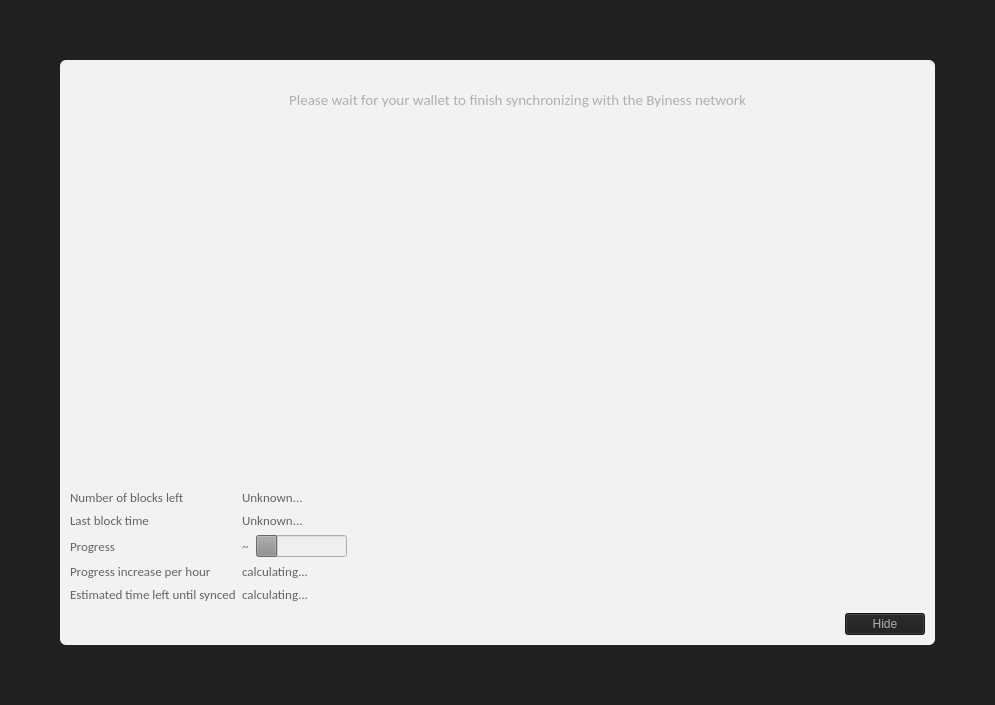
<?xml version="1.0" encoding="UTF-8"?>
<ui version="4.0">
 <class>ModalOverlay</class>
 <widget class="ModalOverlay" name="ModalOverlay">
  <property name="geometry">
   <rect>
    <x>0</x>
    <y>0</y>
    <width>995</width>
    <height>705</height>
   </rect>
  </property>
  <property name="windowTitle">
   <string>Form</string>
  </property>
  <layout class="QVBoxLayout" name="verticalLayout" stretch="0">
   <property name="sizeConstraint">
    <enum>QLayout::SetDefaultConstraint</enum>
   </property>
   <property name="leftMargin">
    <number>0</number>
   </property>
   <property name="topMargin">
    <number>0</number>
   </property>
   <property name="rightMargin">
    <number>0</number>
   </property>
   <property name="bottomMargin">
    <number>0</number>
   </property>
   <item>
    <widget class="QWidget" name="bgWidget" native="true">
     <property name="styleSheet">
      <string notr="true">#bgWidget { background: rgba(0,0,0,220); }</string>
     </property>
     <layout class="QVBoxLayout" name="verticalLayoutMain" stretch="1">
      <property name="leftMargin">
       <number>60</number>
      </property>
      <property name="topMargin">
       <number>60</number>
      </property>
      <property name="rightMargin">
       <number>60</number>
      </property>
      <property name="bottomMargin">
       <number>60</number>
      </property>
      <item>
       <widget class="QLabel" name="contentWidget">
        <property name="styleSheet">
         <string notr="true">#contentWidget { background: rgba(255,255,255,240); border-radius: 6px; }

QLabel { color: rgb(40,40,40);  }</string>
        </property>
        <property name="pixmap">
         <pixmap resource="../bitcoin.qrc">:/icons/modal_background</pixmap>
        </property>
        <property name="scaledContents">
         <bool>true</bool>
        </property>
        <property name="wordWrap">
         <bool>true</bool>
        </property>
        <layout class="QVBoxLayout" name="verticalLayoutSub" stretch="1,0,0,0">
         <property name="spacing">
          <number>0</number>
         </property>
         <property name="leftMargin">
          <number>10</number>
         </property>
         <property name="topMargin">
          <number>10</number>
         </property>
         <property name="rightMargin">
          <number>10</number>
         </property>
         <property name="bottomMargin">
          <number>10</number>
         </property>
         <item>
          <layout class="QHBoxLayout" name="horizontalLayoutIconText" stretch="0,1">
           <property name="topMargin">
            <number>20</number>
           </property>
           <item>
            <layout class="QVBoxLayout" name="verticalLayoutIcon">
             <property name="leftMargin">
              <number>0</number>
             </property>
             <item>
              <widget class="QPushButton" name="warningIcon">
               <property name="enabled">
                <bool>false</bool>
               </property>
               <property name="text">
                <string/>
               </property>
               <property name="icon">
                <iconset resource="../bitcoin.qrc">
                 <normaloff>:/icons/warning</normaloff>
                 <disabledoff>:/icons/warning</disabledoff>:/icons/warning</iconset>
               </property>
               <property name="iconSize">
                <size>
                 <width>48</width>
                 <height>48</height>
                </size>
               </property>
               <property name="flat">
                <bool>true</bool>
               </property>
              </widget>
             </item>
             <item>
              <spacer name="verticalSpacerWarningIcon">
               <property name="orientation">
                <enum>Qt::Vertical</enum>
               </property>
               <property name="sizeHint" stdset="0">
                <size>
                 <width>20</width>
                 <height>40</height>
                </size>
               </property>
              </spacer>
             </item>
            </layout>
           </item>
           <item>
            <layout class="QVBoxLayout" name="verticalLayoutInfoText">
             <property name="leftMargin">
              <number>0</number>
             </property>
             <property name="topMargin">
              <number>0</number>
             </property>
             <item>
              <widget class="QLabel" name="infoText">
               <property name="font">
                <font>
                 <family>Calibri</family>
                 <pointsize>11</pointsize>
                 <weight>50</weight>
                 <bold>false</bold>
                 <underline>false</underline>
                </font>
               </property>
               <property name="styleSheet">
                <string notr="true">color: rgb(175, 175, 175);</string>
               </property>
               <property name="text">
                <string>Please wait for your wallet to finish synchronizing with the Byiness network</string>
               </property>
               <property name="textFormat">
                <enum>Qt::RichText</enum>
               </property>
               <property name="alignment">
                <set>Qt::AlignCenter</set>
               </property>
               <property name="wordWrap">
                <bool>true</bool>
               </property>
              </widget>
             </item>
             <item>
              <widget class="QLabel" name="infoTextStrong">
               <property name="font">
                <font>
                 <family>Calibri</family>
                 <weight>50</weight>
                 <bold>false</bold>
                </font>
               </property>
               <property name="text">
                <string/>
               </property>
               <property name="textFormat">
                <enum>Qt::RichText</enum>
               </property>
               <property name="wordWrap">
                <bool>true</bool>
               </property>
              </widget>
             </item>
             <item>
              <spacer name="verticalSpacerInTextSpace">
               <property name="orientation">
                <enum>Qt::Vertical</enum>
               </property>
               <property name="sizeHint" stdset="0">
                <size>
                 <width>20</width>
                 <height>40</height>
                </size>
               </property>
              </spacer>
             </item>
            </layout>
           </item>
          </layout>
         </item>
         <item>
          <spacer name="verticalSpacerAfterText">
           <property name="orientation">
            <enum>Qt::Vertical</enum>
           </property>
           <property name="sizeHint" stdset="0">
            <size>
             <width>20</width>
             <height>40</height>
            </size>
           </property>
          </spacer>
         </item>
         <item>
          <layout class="QFormLayout" name="formLayout">
           <property name="fieldGrowthPolicy">
            <enum>QFormLayout::FieldsStayAtSizeHint</enum>
           </property>
           <property name="horizontalSpacing">
            <number>6</number>
           </property>
           <property name="verticalSpacing">
            <number>6</number>
           </property>
           <property name="topMargin">
            <number>10</number>
           </property>
           <item row="0" column="0">
            <widget class="QLabel" name="labelNumberOfBlocksLeft">
             <property name="font">
              <font>
               <family>Calibri</family>
               <pointsize>10</pointsize>
               <weight>50</weight>
               <bold>false</bold>
              </font>
             </property>
             <property name="styleSheet">
              <string notr="true">color: rgb(100, 100, 100);</string>
             </property>
             <property name="text">
              <string>Number of blocks left</string>
             </property>
            </widget>
           </item>
           <item row="0" column="1">
            <widget class="QLabel" name="numberOfBlocksLeft">
             <property name="font">
              <font>
               <family>Calibri</family>
               <pointsize>10</pointsize>
              </font>
             </property>
             <property name="styleSheet">
              <string notr="true">color: rgb(100, 100, 100);</string>
             </property>
             <property name="text">
              <string>Unknown...</string>
             </property>
            </widget>
           </item>
           <item row="1" column="0">
            <widget class="QLabel" name="labelLastBlockTime">
             <property name="font">
              <font>
               <family>Calibri</family>
               <pointsize>10</pointsize>
               <weight>50</weight>
               <bold>false</bold>
              </font>
             </property>
             <property name="styleSheet">
              <string notr="true">color: rgb(100, 100, 100);</string>
             </property>
             <property name="text">
              <string>Last block time</string>
             </property>
            </widget>
           </item>
           <item row="1" column="1">
            <widget class="QLabel" name="newestBlockDate">
             <property name="sizePolicy">
              <sizepolicy hsizetype="Maximum" vsizetype="Preferred">
               <horstretch>0</horstretch>
               <verstretch>0</verstretch>
              </sizepolicy>
             </property>
             <property name="font">
              <font>
               <family>Calibri</family>
               <pointsize>10</pointsize>
              </font>
             </property>
             <property name="styleSheet">
              <string notr="true">color: rgb(100, 100, 100);</string>
             </property>
             <property name="text">
              <string>Unknown...</string>
             </property>
            </widget>
           </item>
           <item row="2" column="0">
            <widget class="QLabel" name="labelSyncDone">
             <property name="font">
              <font>
               <family>Calibri</family>
               <pointsize>10</pointsize>
               <weight>50</weight>
               <bold>false</bold>
              </font>
             </property>
             <property name="styleSheet">
              <string notr="true">color: rgb(100, 100, 100);</string>
             </property>
             <property name="text">
              <string>Progress</string>
             </property>
            </widget>
           </item>
           <item row="2" column="1">
            <layout class="QHBoxLayout" name="horizontalLayoutSync" stretch="0,1">
             <item>
              <widget class="QLabel" name="percentageProgress">
               <property name="font">
                <font>
                 <family>Calibri</family>
                 <pointsize>10</pointsize>
                </font>
               </property>
               <property name="styleSheet">
                <string notr="true">color: rgb(125, 125, 125);</string>
               </property>
               <property name="text">
                <string notr="true">~</string>
               </property>
              </widget>
             </item>
             <item>
              <widget class="QProgressBar" name="progressBar">
               <property name="enabled">
                <bool>false</bool>
               </property>
               <property name="autoFillBackground">
                <bool>true</bool>
               </property>
               <property name="styleSheet">
                <string notr="true"/>
               </property>
               <property name="value">
                <number>24</number>
               </property>
               <property name="format">
                <string/>
               </property>
              </widget>
             </item>
            </layout>
           </item>
           <item row="4" column="0">
            <widget class="QLabel" name="labelProgressIncrease">
             <property name="font">
              <font>
               <family>Calibri</family>
               <pointsize>10</pointsize>
               <weight>50</weight>
               <bold>false</bold>
              </font>
             </property>
             <property name="styleSheet">
              <string notr="true">color: rgb(100, 100, 100);</string>
             </property>
             <property name="text">
              <string>Progress increase per hour</string>
             </property>
            </widget>
           </item>
           <item row="4" column="1">
            <widget class="QLabel" name="progressIncreasePerH">
             <property name="font">
              <font>
               <family>Calibri</family>
               <pointsize>10</pointsize>
              </font>
             </property>
             <property name="styleSheet">
              <string notr="true">color: rgb(100, 100, 100);</string>
             </property>
             <property name="text">
              <string>calculating...</string>
             </property>
            </widget>
           </item>
           <item row="5" column="0">
            <widget class="QLabel" name="labelEstimatedTimeLeft">
             <property name="font">
              <font>
               <family>Calibri</family>
               <pointsize>10</pointsize>
               <weight>50</weight>
               <bold>false</bold>
              </font>
             </property>
             <property name="styleSheet">
              <string notr="true">color: rgb(100, 100, 100);</string>
             </property>
             <property name="text">
              <string>Estimated time left until synced</string>
             </property>
            </widget>
           </item>
           <item row="5" column="1">
            <widget class="QLabel" name="expectedTimeLeft">
             <property name="font">
              <font>
               <family>Calibri</family>
               <pointsize>10</pointsize>
              </font>
             </property>
             <property name="styleSheet">
              <string notr="true">color: rgb(100, 100, 100);</string>
             </property>
             <property name="text">
              <string>calculating...</string>
             </property>
            </widget>
           </item>
          </layout>
         </item>
         <item>
          <layout class="QHBoxLayout" name="horizontalLayoutButtons">
           <property name="leftMargin">
            <number>10</number>
           </property>
           <property name="topMargin">
            <number>10</number>
           </property>
           <item>
            <spacer name="horizontalSpacer">
             <property name="orientation">
              <enum>Qt::Horizontal</enum>
             </property>
             <property name="sizeHint" stdset="0">
              <size>
               <width>40</width>
               <height>20</height>
              </size>
             </property>
            </spacer>
           </item>
           <item>
            <widget class="QPushButton" name="closeButton">
             <property name="styleSheet">
              <string notr="true">background-color: rgb(30, 30, 30);
color: rgb(175, 175, 175);</string>
             </property>
             <property name="text">
              <string>Hide</string>
             </property>
            </widget>
           </item>
          </layout>
         </item>
        </layout>
       </widget>
      </item>
     </layout>
    </widget>
   </item>
  </layout>
 </widget>
 <customwidgets>
  <customwidget>
   <class>ModalOverlay</class>
   <extends>QWidget</extends>
   <header>qt/modaloverlay.h</header>
   <container>1</container>
  </customwidget>
 </customwidgets>
 <resources>
  <include location="../bitcoin.qrc"/>
 </resources>
 <connections/>
</ui>
